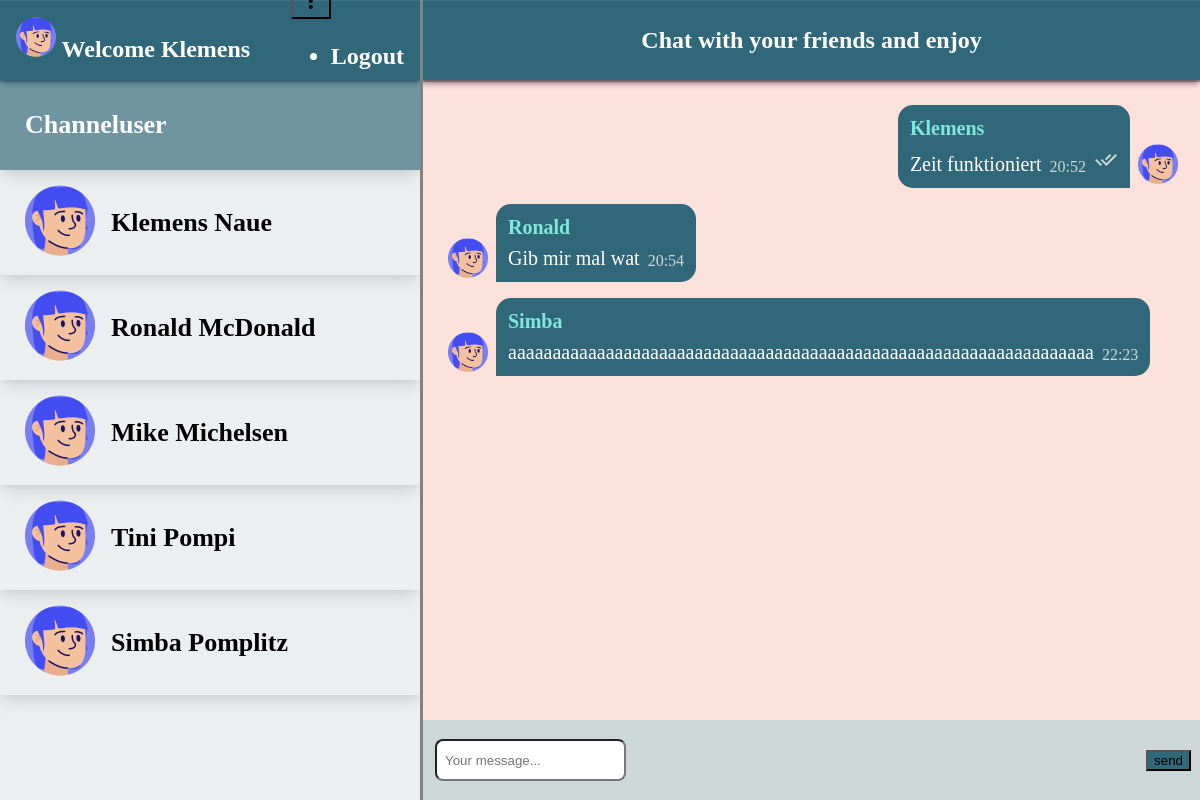
Page /chat/ (signed in) on the committed database.
### chat/models.py (models this page shows)
class Messages(models.Model):
    text = models.CharField(max_length=256)
    created_at = models.CharField(max_length=30, default ="")
    chat = models.ForeignKey(Chat, on_delete=models.CASCADE, related_name='chat_message_set', default=None, blank=True, null=True)
    author = models.ForeignKey(settings.AUTH_USER_MODEL, on_delete=models.CASCADE, related_name='author_message_set')
    receiver = models.ForeignKey(settings.AUTH_USER_MODEL, on_delete=models.CASCADE, related_name='receiver_message_set')

### chat/views.py (the view, shortened to what this page needs)
# urls.py: path('chat/', index),
@login_required(login_url="/login/")
def index(request):
    chatMessage = Messages.objects.filter(chat__id = 1)
    names = User.objects.all()
    print(names)
    return render(request, 'chat/index.html', {'messages' : chatMessage, 'userData': names })

### chat/templates/chat/index.html (shortened to what this page needs)
{% extends "base.html" %}
{% block content %}
<div id="mainContainer">
    <div id="mainContainerLeft">
        <div class="mainContainerLeftHeader">
            <div class="userInfo">
                <img class="headerimg" src="../static/img/avatarSofia.png" alt="">
                Welcome {{request.user.first_name}}
            </div>
            <div class="userMenu">
                <button id="demo-menu-lower-right" class="mdl-button mdl-js-button mdl-button--icon">
                    <i class="material-icons">more_vert</i>
                </button>
                <ul class="mdl-menu mdl-menu--bottom-right mdl-js-menu mdl-js-ripple-effect"
                    for="demo-menu-lower-right">
                    <li class="mdl-menu__item">
                        <form class="logoutForm" action="/logout/">
                            <button class="logoutBtn">Logout</button>
                        </form>
                    </li>
                </ul>
            </div>
        </div>
        <div class="userList userHeadline">Channeluser</div>
        {% for user in userData %}
        <div class="userList">
            <div mat-card-avatar class="example-header-image"><img src="../static/img/avatarSofia.png" alt=""></div>
            <mat-card-title class="userListUsername">{{user.first_name}} {{user.last_name}}</mat-card-title>
        </div>
        {% endfor %}
    </div>
    <div id="mainContainerRight">
        <div class="mainContainerRightHeader">Chat with your friends and enjoy</div>
        {% if request.user.is_authenticated %}
        <div id="messageContainer">
            {% for message in messages %}
            {% if request.user.id == message.author.id %}
            <div class="message row-reverse">
                <div class="messageContainerImg"><img src="../static/img/avatarSofia.png" alt=""></div>
                <div class="messageContainerMessage  bubble-reverse">
                    <div class="messageUsername">{{message.author.first_name}}</div>
                    <div class="messageMessageTime">
                        <div class="messageMessage">{{message.text}}</div>
                        <div class="messageTime">{{message.created_at}}
                            <div class="sendIcon"><img src="../static/img/doublecheck.svg" alt=""></div>
                        </div>
                    </div>
                </div>
            </div>
            {% else %}
            <div class="message">
                <div class="messageContainerImg"><img src="../static/img/avatarSofia.png" alt=""></div>
                <div class="messageContainerMessage">
                    <div class="messageUsername">{{message.author.first_name}}</div>
                    <div class="messageMessageTime">
                        <div class="messageMessage">{{message.text}}</div>
                        <div class="messageTime">{{message.created_at}}</div>
                    </div>
                </div>
            </div>
            {% endif %}
            {% endfor %}
        </div>
        {% else %}
        <h1>Not logged in</h1>
        <h3>Please click <a href="/login">here</a> to login and continue</h3>
        {% endif %}
        <form onsubmit="sendMessage(); return false;" method="post" id="inputForm">
            <div class="mdl-textfield mdl-js-textfield mdl-textfield--floating-label">
                <input class="mdl-textfield__input" name="textmessage" placeholder="Your message..." type="text" id="messagetext">
            </div>
            <button class="mdl-button mdl-js-button mdl-button--raised mdl-js-ripple-effect mdl-button--accent">
                send
            </button>
        </form>
    </div>
</div>
{% endblock %}

### static/css/style.css (style rules this page uses)
body { background-color: #ced7d8; }
#mainContainer { position: fixed; top: 0; bottom: 0; right: 0; left: 0; width: 100%; height: 100%; background-color: white; box-shadow: 2px 2px 2px 2px white; display: flex; }
#mainContainerLeft { width: 35%; height: 100%; background-color: white; display: flex; flex-direction: column; background-color: #ced7d863; }
.mainContainerLeftHeader { display: flex; gap: 12px; align-items: center; justify-content: space-between; background-color: #316879; color: white; font-weight: 600; padding: 0 16px; font-size: 24px; height: 80px; box-shadow: rgba(6, 24, 44, 0.4) 0px 0px 0px 2px, rgba(6, 24, 44, 0.65) 0px 4px 6px -1px, rgba(255, 255, 255, 0.08) 0px 1px 0px inset; }
.headerimg { width: 40px; height: 40px; }
.userMenu { position: relative; }
.mainContainerLeftHeader .mdl-button { background-color: unset !important; }
.logoutBtn { all: unset; font-weight: 600; }
.logoutForm { display: flex; justify-content: center; align-items: center; }
.userList { display: flex; justify-content: flex-start; align-items: center; gap: 16px; font-weight: 700; padding: 15px 25px; box-shadow: rgba(0, 0, 0, 0.1) 0px 10px 15px -3px, rgba(0, 0, 0, 0.05) 0px 4px 6px -2px; }
.userHeadline { font-size: 26px; padding: 30px 25px !important; background-color: #316879a8 !important; color: white; }
.userListUsername { font-size: 26px; color: black; }
#mainContainerRight { width: 65%; height: 100%; display: flex; flex-direction: column; justify-content: flex-start; background-color:white; overflow: auto; position: relative; overflow: hidden; }
.mainContainerRightHeader { display: flex; gap: 12px; align-items: center; justify-content: center; background-color: #316879; border-left: 3px inset #ced7d8; font-weight: 600; font-size: 24px; min-height: 80px; height: 80px; box-shadow: rgba(6, 24, 44, 0.4) 0px 0px 0px 2px, rgba(6, 24, 44, 0.65) 0px 4px 6px -1px, rgba(255, 255, 255, 0.08) 0px 1px 0px inset; color: white; }
#messageContainer { display: flex; flex-direction: column; justify-content: flex-start; align-items: flex-start; gap: 16px; padding: 25px; width: calc(100% - 50px); flex: 1; overflow: auto; background-color: #f47b603a; border-left: 3px inset #ced7d8; }
.message { width: 100%; display: flex; justify-content: flex-start; align-items: flex-end; gap: 8px; }
.row-reverse { flex-direction: row-reverse; }
.messageContainerImg img { width: 40px; height: 40px; }
.messageContainerMessage { background-color: #316879; border-radius: 15px 15px 15px 0; padding: 12px; display: flex; flex-direction: column; gap: 8px; }
.bubble-reverse { border-radius: 15px 15px 0 15px !important; }
.messageUsername { font-size: 20px; font-weight: 700; color: #7fe7dc; }
.messageMessageTime { display: flex; justify-content: flex-start; align-items: flex-end; gap: 8px; color: #ced7d8 }
.messageMessage { font-size: 20px; font-weight: 500; color: white; word-break: break-all; }
.messageTime { display: flex; align-items: end; gap: 8px; }
.sendIcon { fill:#ced7d8 }
#inputForm { border-left: 3px inset #ced7d8; width: 100%; display: flex; justify-content: center; align-items: center; gap: 16px; background-color: #ced7d8; height: 80px; }
#messagetext { height: 36px; background-color: white; border-radius: 8px; padding-left: 8px; }
.mdl-button { background-color: #316879 !important; margin-right: 12px; }
.mdl-textfield { flex: 1; margin-left: 12px; }

### rows in the picture
Messages: author.first_name "Klemens", text "Zeit funktioniert", created_at "20:52"
Messages: author.first_name "Ronald", text "Gib mir mal wat", created_at "20:54"
Messages: author.first_name "Simba", text "aaaaaaaaaaaaaaaaaaaaaaaaaaaaaaaaaaaaaaaaaaaaaaaaaaaaaaaaaaaaaaaaaa", created_at "22:23"

### other values in the picture
{{ request.user.first_name }} "Klemens"
{{ user.first_name }} "Klemens"
{{ user.last_name }} "Naue"
{{ user.first_name }} "Ronald"
{{ user.last_name }} "McDonald"
{{ user.first_name }} "Mike"
{{ user.last_name }} "Michelsen"
{{ user.first_name }} "Tini"
{{ user.last_name }} "Pompi"
{{ user.first_name }} "Simba"
{{ user.last_name }} "Pomplitz"
